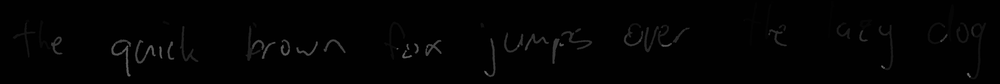
#> input picture glinklater/ocr/watershed_markers.png, 1000 x 84 px, shrunk from 3736 x 312 before the run
$ python -i preprocess.py   (imports and definitions only)
#> lines starting #> are read from the running program, lines starting #| are printed output that depends on the picture; after the words box and inside, x2 and y2 are one past the last pixel; in counts of white or black regions, pixels touching at a corner belong together
import cv2
import numpy as np
import sys
from os.path import isfile, basename, dirname
import glob

GRIDSIZE_Y = 8
GRIDSIZE_X = 12
blacklist = None

# [3 lines not run here, left out]

def isBlacklisted(letter, sample, scan, idx):
	ret = False
	for b in blacklist:
		if (b[0] == letter and
			b[1] == sample and
			b[2] == scan and
			b[3][:-1] == str(idx)):
			ret = True
	return ret

def debug(image):
	cv2.imshow('debug', image)
	cv2.waitKey(0)
	cv2.destroyWindow('debug')

def detect_grid(name):
#> called with name = 'watershed_markers.png'
	raw_image = cv2.imread(name)
#> raw_image is the input picture: shape (84, 1000, 3); min 0, max 113, mean 2.7

	img2gray = cv2.cvtColor(raw_image, cv2.COLOR_BGR2GRAY)
	ret, mask = cv2.threshold(img2gray, 5, 255, cv2.THRESH_BINARY)
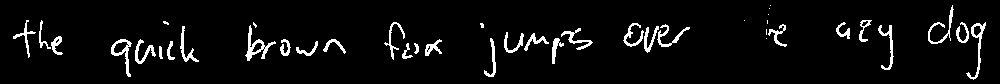
#> mask: shape (84, 1000); 5.2% white in thin lines or dots, all inside (x1, y1, x2, y2) = (13, 5, 986, 80)

	edges = cv2.Canny(mask, 100, 200, 3, 5)
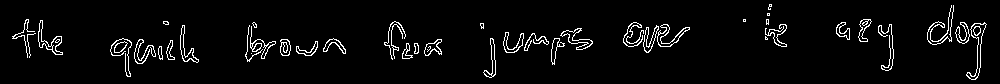
#> edges: shape (84, 1000); 4.2% white in thin lines or dots, all inside (x1, y1, x2, y2) = (12, 4, 987, 80)

	lines = cv2.HoughLinesP(edges, 2, np.pi/180, 200, minLineLength=300,
		maxLineGap=500)
#> lines = [[27, 57, 986, 24], [125, 57, 985, 26], [125, 61, 983, 31], [27, 55, 964, 22], [24, 39, 981, 39], [25, 43, 981, 43], [27, 53, 951, 20]]

	minX = min(np.concatenate((lines[:, :, 0][:, 0], lines[:, :, 2][:, 0])))
#> minX = 24
	maxX = max(np.concatenate((lines[:, :, 0][:, 0], lines[:, :, 2][:, 0])))
#> maxX = 986
	minY = min(np.concatenate((lines[:, :, 1][:, 0], lines[:, :, 3][:, 0])))
#> minY = 20
	maxY = max(np.concatenate((lines[:, :, 1][:, 0], lines[:, :, 3][:, 0])))
#> maxY = 61
	return raw_image[minY:maxY, minX:maxX]
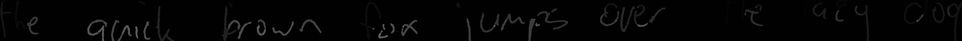
#> returned value: shape (41, 962, 3); min 0, max 106, mean 4.3

def divide_grid(image, letter, sample, scan, directory):
	xSize, ySize = image.shape[1], image.shape[0]
	xBlockSize, yBlockSize = (xSize // GRIDSIZE_X), (ySize // GRIDSIZE_Y)

	for y in range(GRIDSIZE_Y):
		for x in range(GRIDSIZE_X):
			minX, maxX = (xBlockSize * x) + 40, (xBlockSize * (x + 1)) - 40
			minY, maxY = (yBlockSize * y) + 40, (yBlockSize * (y + 1)) - 40
			divided = image[minY:maxY, minX:maxX]

			rotation_matrix = cv2.getRotationMatrix2D((divided.shape[1] // 2,
				divided.shape[0] // 2), 90, 1)
			rotated = cv2.warpAffine(divided, rotation_matrix,
				(divided.shape[0], divided.shape[1]))

			idx = (y * GRIDSIZE_X) + x

			if not isBlacklisted(letter, sample, scan, idx):
				cv2.imwrite(directory + '%s/%s-%s-%s.%d.png' %
					(letter, letter, sample, scan, idx), rotated)

def process_image(path):
	filename = basename(path)[:-4]
	letter = filename[0]
	sample_number, scan_number = filename[1:].split('-')
	detected = detect_grid(path)
	divide_grid(detected, letter, sample_number, scan_number, processed_folder)

processed_folder = dirname(__file__) + '/samples/processed/'
raw_folder = dirname(__file__) + '/samples/raw/'
samples = glob.glob(raw_folder + 'samples*.jpg')
files = glob.glob(raw_folder + '*.jpg')

# [2 lines not run here, left out]

>>> result = detect_grid('watershed_markers.png')
